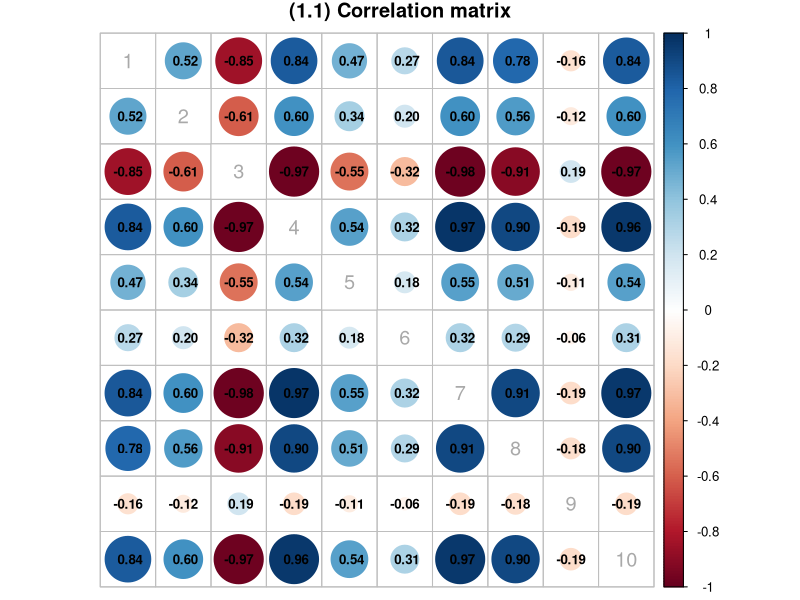
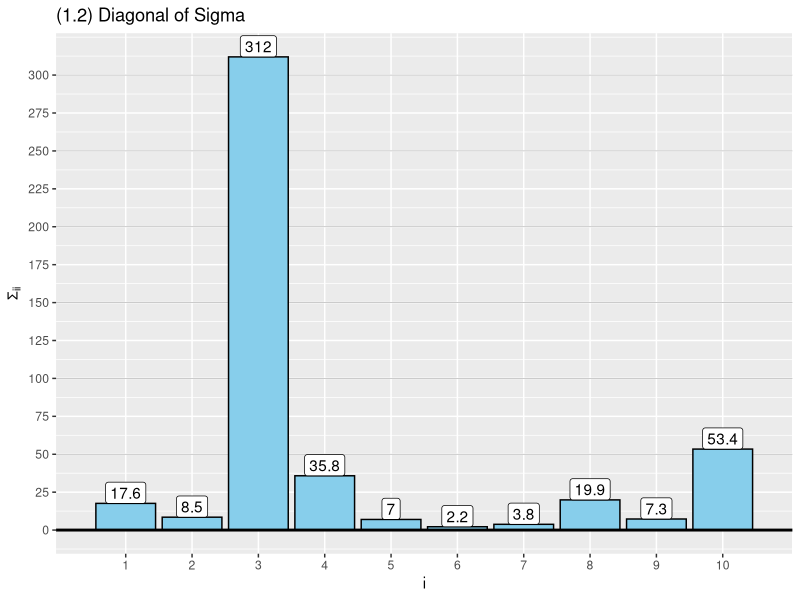
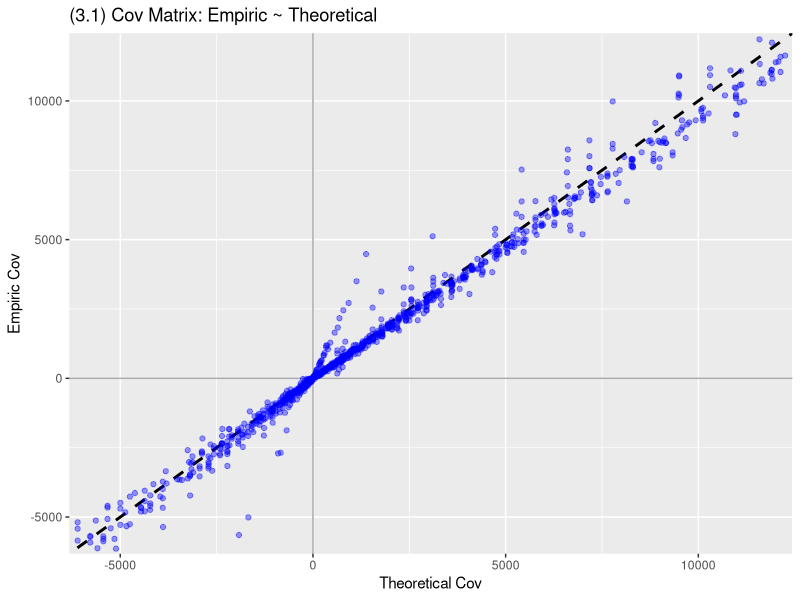
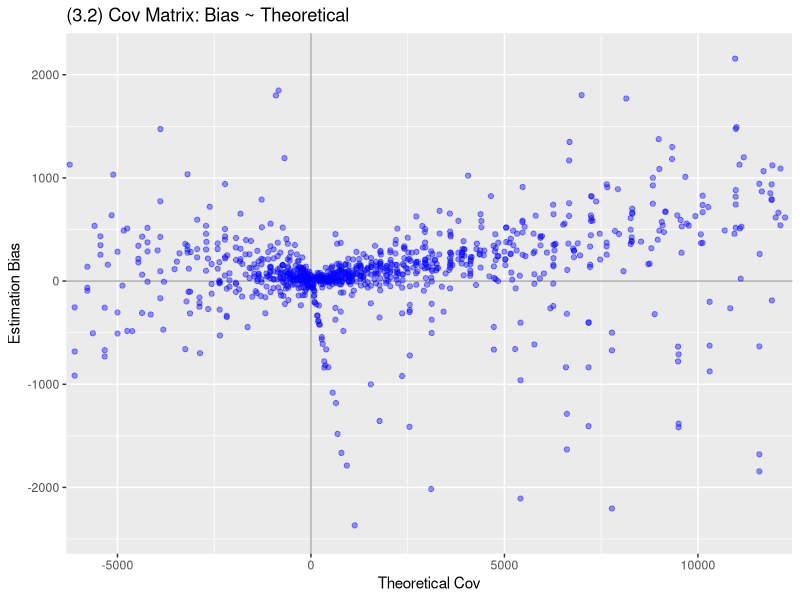
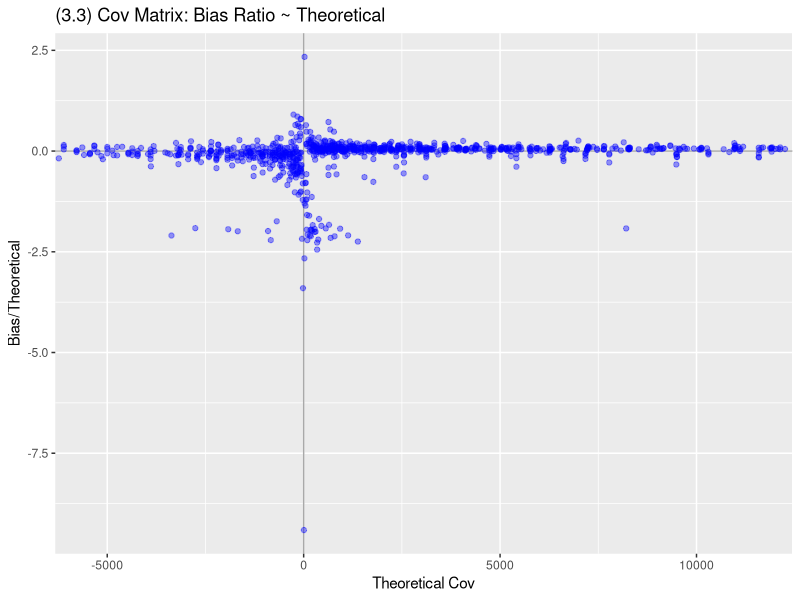
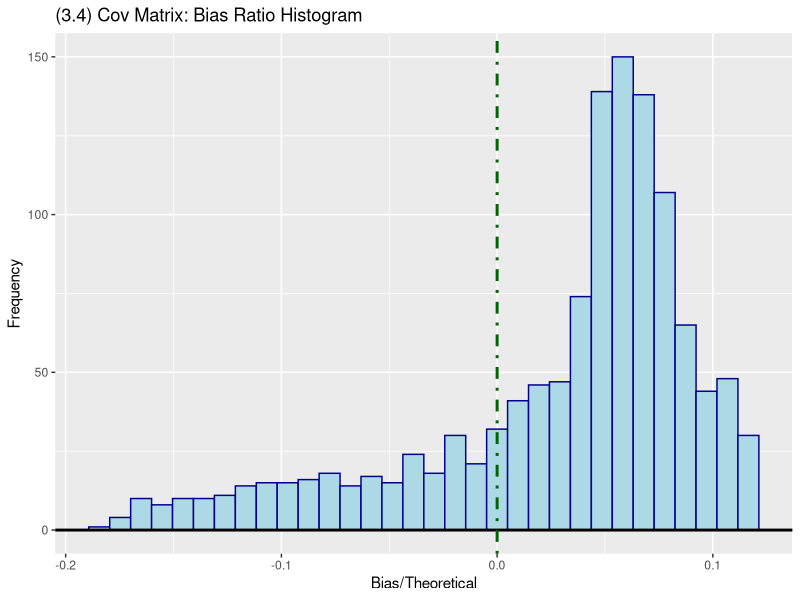
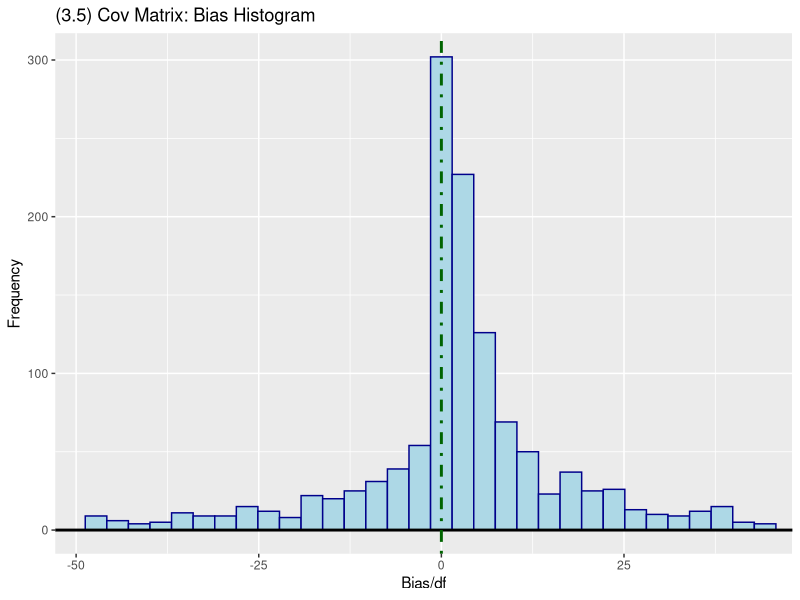
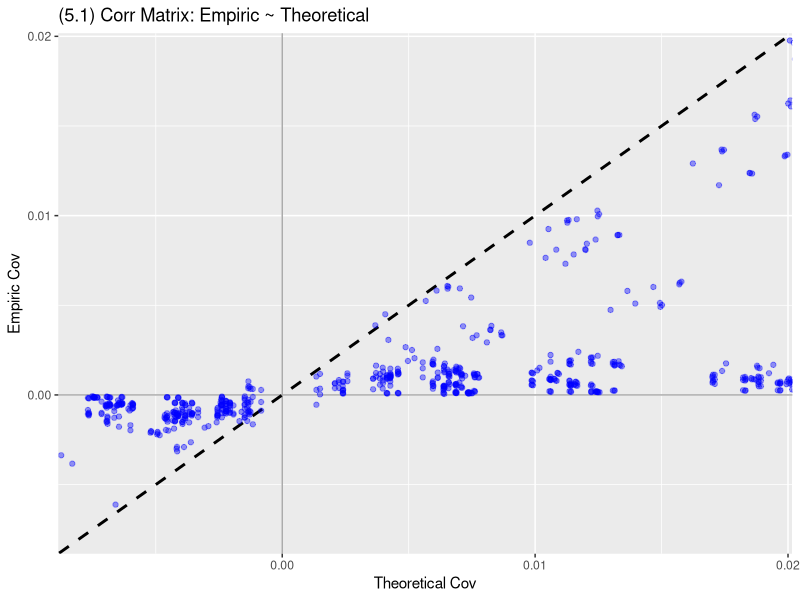

Recreate these plots in R, in order.
## ---- chunk 1
knitr::opts_chunk$set(echo = TRUE)
knitr::opts_chunk$set(fig.width=12, fig.height=5) 
## ---- chunk 2
library(abind)
library(corrplot)
library(dplyr)
library(ggplot2)
library(knitr)
library(matrixcalc)
library(tidyr)

#Force symmetry, as the name implies, forces symmetry on a matrix
force_symmetry <- function(MATR) return((MATR + t(MATR))/2)
## ---- chunk 3
p <- 10
location.par <- 2
scale.par <- 1

set.seed(214)
x <- as.matrix(rcauchy(p, location.par, scale.par))
real_sigma <- x%*%t(x)+diag(runif(p, 0, max(x)))
is.positive.definite(real_sigma)
rm(x, location.par, scale.par)

real_corr <- force_symmetry(cov2cor(real_sigma))
is.positive.definite(real_corr)
## ---- chunk 4
corrplot(real_corr, method = "circle", addCoef.col = "black",
         diag = FALSE, tl.pos = "d", tl.cex = 1.2,
         number.cex = .8, tl.col = "darkgrey",
         title="(1.1) Correlation matrix", mar=c(0,0,1,0))
## ---- chunk 5
data.frame(i = 1:10, Variance = round(diag(real_sigma),1)) %>% 
  ggplot(aes(x = i, y = Variance)) + 
  geom_hline(yintercept = seq(50,300,50), size = 0.2, color = "darkgrey") + 
  geom_bar(stat = "identity", fill = "skyblue", color = "black") + 
  geom_label(aes(label = Variance), position = position_dodge(0.9), vjust = 0) + 
  scale_x_discrete(limits = 1:10, labels = 1:10) + 
  scale_y_continuous(breaks = seq(0,300,25), labels = seq(0,300,25)) + 
  geom_hline(yintercept = 0, size = 1) + 
  labs(y = expression(Sigma[ii]), title = "(1.2) Diagonal of Sigma")
## ---- chunk 6
temp <- t(data.frame(Variance = round(diag(real_sigma),2)))
colnames(temp) <- 1:10
kable(temp)
## ---- chunk 7
wishart.df <- 50
returns <- 1000
## ---- chunk 8
if(wishart.df < p) warning("Lower degrees of freedom than matrix dimension")
## ---- chunk 9
results <- rWishart(returns, df = wishart.df, real_sigma)

real.cov <- function(i, j, k, l) (real_sigma[i,k]*real_sigma[j,l]
                                             + real_sigma[i,l]*real_sigma[j,k])*wishart.df

compare_estimate <- function(i,j,k,l){
  real <- real.cov(i, j, k, l)
  estimate <- cov(results[i,j,], results[k,l,])
  return(list(Index = c(i,j,k,l), Real = real, Estimate = estimate, Bias = real - estimate,
              Bias.Ratio = (real - estimate)/real))
}

m <- 0.5*p*(p+1)
covariance.matrix <- matrix(nrow = (m*(m+1)/2), ncol = 10)
colnames(covariance.matrix) <- c("V-Index_i", "M-Index_R_i", "M-Index_C_i",
                                 "V-Index_j", "M-Index_R_j", "M-Index_C_j",
                                 "Theoretical","Empiric", "Bias", "Bias.Ratio")
v1 <- numeric(0)
v2 <- numeric(0)
for(i in 1:m){
  v1 <- c(v1, rep(i, m-i+1))
  v2 <- c(v2, i:m)
}
covariance.matrix[,c(1,4)] <- cbind(v1,v2)
v1 <- numeric(0)
v2 <- numeric(0)
for(i in 1:p){
  v1 <- c(v1, rep(i, p-i+1))
  v2 <- c(v2, i:p)
}
order_vect <- cbind(v1,v2)
## ---- chunk 10
for(i in 1:(m*(m+1)/2)){
  covariance.matrix[i,2:3] <- order_vect[covariance.matrix[i,1],]
  covariance.matrix[i,5:6] <- order_vect[covariance.matrix[i,4],]
  temp <- compare_estimate(covariance.matrix[i,2], covariance.matrix[i,3],
                           covariance.matrix[i,5], covariance.matrix[i,6])
  covariance.matrix[i, 7] <- temp$Real
  covariance.matrix[i, 8] <- temp$Estimate
  covariance.matrix[i, 9] <- temp$Bias
  covariance.matrix[i, 10] <- temp$Bias.Ratio
}

rm(temp)
covariance.matrix <- as.data.frame(covariance.matrix)
## ---- chunk 11
covariance.matrix <- mutate(covariance.matrix, Bias_n = Bias/wishart.df)
quant <- function(Col, tail = 0.2){
  quantile(covariance.matrix[[Col]], probs = c(tail, 1 - tail))
}

ggplot(covariance.matrix, aes(x = Theoretical, y = Empiric)) + 
  geom_hline(yintercept = 0, col = "darkgrey") + geom_vline(xintercept = 0, col = "darkgrey") + 
  geom_abline(intercept = 0, slope = 1, linetype = 2, size = 1) + 
  geom_point(color = "blue", alpha = 0.4) + 
  labs(title = "(3.1) Cov Matrix: Empiric ~ Theoretical",
       x = "Theoretical Cov",  y = "Empiric Cov") + 
  coord_cartesian(xlim = quant("Theoretical"), ylim = quant("Theoretical"))
## ---- chunk 12
ggplot(covariance.matrix, aes(x = Theoretical, y = Bias)) + 
  geom_hline(yintercept = 0, col = "darkgrey") + geom_vline(xintercept = 0, col = "darkgrey") + 
  geom_point(color = "blue", alpha = 0.4) + 
  labs(title = "(3.2) Cov Matrix: Bias ~ Theoretical",
       x = "Theoretical Cov",  y = "Estimation Bias") + 
  coord_cartesian(xlim = quant("Theoretical"), ylim = quant("Bias", 0.1))

ggplot(covariance.matrix, aes(x = Theoretical, y = Bias.Ratio)) + 
  geom_hline(yintercept = 0, col = "darkgrey") + geom_vline(xintercept = 0, col = "darkgrey") + 
  geom_point(color = "blue", alpha = 0.4) + 
  labs(title = "(3.3) Cov Matrix: Bias Ratio ~ Theoretical",
       x = "Theoretical Cov",  y = "Bias/Theoretical") + 
  coord_cartesian(xlim = quant("Theoretical", 0.2), ylim = quant("Bias.Ratio", 0))
## ---- chunk 13
filter(covariance.matrix,
       Bias.Ratio > quant("Bias.Ratio",0.1)[1], Bias.Ratio < quant("Bias.Ratio",0.1)[2]) %>%
ggplot(aes(x = Bias.Ratio)) + 
  geom_histogram(bins = ceiling(sqrt(returns)), color = "darkblue", fill = "lightblue") + 
  geom_hline(yintercept = 0, size = 1) + 
  geom_vline(xintercept = 0, linetype = 4, size = 1, color = "darkgreen") + 
  labs(title = "(3.4) Cov Matrix: Bias Ratio Histogram",
       x = "Bias/Theoretical",  y = "Frequency")

filter(covariance.matrix, Bias > quant("Bias",0.1)[1], Bias < quant("Bias",0.1)[2]) %>%
  ggplot(aes(x = Bias_n)) + 
  geom_histogram(bins = ceiling(sqrt(returns)), color = "darkblue", fill = "lightblue") + 
  geom_hline(yintercept = 0, size = 1) + 
  geom_vline(xintercept = 0, linetype = 4, size = 1, color = "darkgreen") + 
  labs(title = "(3.5) Cov Matrix: Bias Histogram",
       x = "Bias/df",  y = "Frequency") + 
  coord_cartesian(xlim = quant("Bias_n", 0.1))
## ---- chunk 14
rm(order_vect, i, v1, v2)
## ---- chunk 15
results2 <- array(dim = dim(results))
for(i in 1:returns) results2[,,i] <- force_symmetry(cov2cor(results[,,i]))
real.cov2 <- function(i, j, k, l) (real_corr[i,k]*real_corr[j,l]
                                             + real_corr[i,l]*real_corr[j,k])/wishart.df

compare_estimate2 <- function(i,j,k,l){
  real <- real.cov2(i, j, k, l)
  estimate <- cov(results2[i,j,], results2[k,l,])
  return(list(Index = c(i,j,k,l), Real = real, Estimate = estimate, Bias = real - estimate,
              Bias.Ratio = (real - estimate)/real))
}

m <- 0.5*p*(p-1)
covariance.matrix2 <- matrix(nrow = (m*(m+1)/2), ncol = 10)
colnames(covariance.matrix2) <- c("V-Index_i", "M-Index_R_i", "M-Index_C_i",
                                 "V-Index_j", "M-Index_R_j", "M-Index_C_j",
                                 "Theoretical","Empiric", "Bias", "Bias.Ratio")
## ---- chunk 16
v1 <- numeric(0)
v2 <- numeric(0)
for(i in 1:m){
  v1 <- c(v1, rep(i, m-i+1))
  v2 <- c(v2, i:m)
}
covariance.matrix2[,c(1,4)] <- cbind(v1,v2)

v1 <- numeric(0)
v2 <- numeric(0)
for(i in 1:(p-1)){
  v1 <- c(v1, rep(i, p-i))
  v2 <- c(v2, (i+1):p)
}
order_vect <- cbind(v1,v2)
## ---- chunk 17
for(i in 1:(m*(m+1)/2)){
  covariance.matrix2[i,2:3] <- order_vect[covariance.matrix2[i,1],]
  covariance.matrix2[i,5:6] <- order_vect[covariance.matrix2[i,4],]
  temp <- compare_estimate2(covariance.matrix2[i,2], covariance.matrix2[i,3],
                            covariance.matrix2[i,5], covariance.matrix2[i,6])
  covariance.matrix2[i, 7] <- temp$Real
  covariance.matrix2[i, 8] <- temp$Estimate
  covariance.matrix2[i, 9] <- temp$Bias
  covariance.matrix2[i, 10] <- temp$Bias.Ratio
}

rm(temp)
covariance.matrix2 <- as.data.frame(covariance.matrix2)
## ---- chunk 18
quant2 <- function(Col, tail = 0.2){
  quantile(covariance.matrix2[[Col]], probs = c(tail, 1 - tail))
}

ggplot(covariance.matrix2, aes(x = Theoretical, y = Empiric)) + 
  geom_hline(yintercept = 0, col = "darkgrey") + geom_vline(xintercept = 0, col = "darkgrey") + 
  geom_abline(intercept = 0, slope = 1, linetype = 2, size = 1) + 
  geom_point(color = "blue", alpha = 0.4) + 
  labs(title = "(5.1) Corr Matrix: Empiric ~ Theoretical",
       x = "Theoretical Cov",  y = "Empiric Cov") + 
  coord_cartesian(xlim = quant2("Theoretical"), ylim = quant2("Theoretical"))
## ---- chunk 19
ggplot(covariance.matrix2, aes(x = Theoretical, y = Bias)) + 
  geom_hline(yintercept = 0, col = "darkgrey") + geom_vline(xintercept = 0, col = "darkgrey") + 
  geom_point(color = "blue", alpha = 0.4) + 
  labs(title = "(5.2) Corr Matrix: Bias ~ Theoretical",
       x = "Theoretical Cov",  y = "Estimation Bias") + 
  coord_cartesian(xlim = quant2("Theoretical"), ylim = quant2("Bias", 0.1))
## ---- chunk 20
ggplot(covariance.matrix2, aes(x = Theoretical, y = Bias.Ratio)) + 
  geom_hline(yintercept = 0, col = "darkgrey") + geom_vline(xintercept = 0, col = "darkgrey") + 
  geom_point(color = "blue", alpha = 0.4) + 
  labs(title = "(5.3) Corr Matrix: Bias Ratio ~ Theoretical",
       x = "Theoretical Cov",  y = "Bias/Theoretical") + 
  coord_cartesian(xlim = quant2("Theoretical", 0.2), ylim = quant2("Bias.Ratio", 0))

ggplot(covariance.matrix2, aes(x = Bias.Ratio)) + 
  geom_histogram(bins = ceiling(sqrt(returns)), color = "darkblue", fill = "lightblue") + 
  geom_hline(yintercept = 0, size = 1) + 
  geom_vline(xintercept = 0, linetype = 4, size = 1, color = "darkgreen") + 
  labs(title = "(5.4) Corr Matrix: Bias Ratio Histogram",
       x = "Bias/Theoretical",  y = "Frequency")

filter(covariance.matrix2, Bias > quant2("Bias",0.1)[1], Bias < quant2("Bias",0.1)[2]) %>%
  ggplot(aes(x = Bias)) + 
  geom_histogram(bins = ceiling(sqrt(returns)), color = "darkblue", fill = "lightblue") + 
  geom_hline(yintercept = 0, size = 1) + 
  geom_vline(xintercept = 0, linetype = 4, size = 1, color = "darkgreen") + 
  labs(title = "(5.5) Corr Matrix: Bias Histogram",
       x = "Bias",  y = "Frequency") + 
  coord_cartesian(xlim = quant2("Bias", 0.1))
## ---- chunk 21
lm_model <- lm(Empiric ~ Theoretical, data = covariance.matrix2)
summary(lm_model)

covariance.matrix3 <- covariance.matrix2 %>%
                      mutate(Theoretical_N = Theoretical * lm_model$coefficients["Theoretical"],
                             Empiric_N = Empiric,
                             Bias_N = Empiric_N - Theoretical,
                             Bias.Ratio_N = Bias_N/Theoretical) %>%
                      select(ends_with("_N"))
## ---- chunk 22
ggplot(covariance.matrix3, aes(x = Theoretical_N, y = Empiric_N)) + 
  geom_hline(yintercept = 0, col = "darkgrey") + geom_vline(xintercept = 0, col = "darkgrey") + 
  geom_abline(intercept = 0, slope = 1, linetype = 2, size = 1) + 
  geom_point(color = "blue", alpha = 0.4) + 
  labs(title = "(6.1) lm Corr Matrix: Empiric ~ Theoretical",
       x = "Theoretical Cov",  y = "Empiric Cov") 
  
ggplot(covariance.matrix3, aes(x = Theoretical_N, y = Bias_N)) + 
  geom_hline(yintercept = 0, col = "darkgrey") + geom_vline(xintercept = 0, col = "darkgrey") + 
  geom_point(color = "blue", alpha = 0.4) + 
  labs(title = "(6.2) lm Corr Matrix: Bias ~ Theoretical",
       x = "Theoretical Cov",  y = "Estimation Bias")
## ---- chunk 23
sigma <- 0.1
Zmat <- matrix(rnorm(returns*p, 1, sigma),
               nrow = returns, ncol = p)
while(sum(Zmat<0) > 0) Zmat <- matrix(rnorm(returns*p, 1, sigma),
                                      nrow = returns, ncol = p)
## ---- chunk 24
Zmat %>% as.vector() %>% data.frame() %>%
  ggplot(aes(x=.)) +
  geom_histogram(bins = sqrt(round(returns)), color = "black", fill = "lightblue") + 
  geom_hline(yintercept = 0, size = 1) + 
  labs(title = "Histogram of Z", x = "Z", y = "Frequency")
## ---- chunk 25
results4 <- array(dim = dim(results))

for(i in 1:returns) {
  tempZ <- sqrt(diag(Zmat[i,]))
  results4[,,i] <- (tempZ %*% results2[,,i]  %*% tempZ) %>% force_symmetry()
}
rm(tempZ)
## ---- chunk 26
compare_estimate4 <- function(i,j,k,l){
  real <- real.cov2(i, j, k, l)
  estimate <- cov(results4[i,j,], results4[k,l,])
  return(list(Index = c(i,j,k,l), Real = real, Estimate = estimate, Bias = real - estimate,
              Bias.Ratio = (real - estimate)/real))
}
## ---- chunk 27
m <- 0.5*p*(p+1)
covariance.matrix4 <- matrix(nrow = (m*(m+1)/2), ncol = 10)
colnames(covariance.matrix4) <- c("V-Index_i", "M-Index_R_i", "M-Index_C_i",
                                 "V-Index_j", "M-Index_R_j", "M-Index_C_j",
                                 "Theoretical","Empiric", "Bias", "Bias.Ratio")
v1 <- numeric(0)
v2 <- numeric(0)
for(i in 1:m){
  v1 <- c(v1, rep(i, m-i+1))
  v2 <- c(v2, i:m)
}
covariance.matrix4[,c(1,4)] <- cbind(v1,v2)

v1 <- numeric(0)
v2 <- numeric(0)
for(i in 1:p){
  v1 <- c(v1, rep(i, p-i+1))
  v2 <- c(v2, i:p)
}
order_vect <- cbind(v1,v2)
for(i in 1:(m*(m+1)/2)){
  covariance.matrix4[i,2:3] <- order_vect[covariance.matrix4[i,1],]
  covariance.matrix4[i,5:6] <- order_vect[covariance.matrix4[i,4],]
  temp <- compare_estimate4(covariance.matrix4[i,2], covariance.matrix4[i,3],
                           covariance.matrix4[i,5], covariance.matrix4[i,6])
  covariance.matrix4[i, 7] <- temp$Real
  covariance.matrix4[i, 8] <- temp$Estimate
  covariance.matrix4[i, 9] <- temp$Bias
  covariance.matrix4[i, 10] <- temp$Bias.Ratio
}

rm(temp)
covariance.matrix4 <- as.data.frame(covariance.matrix4)
## ---- chunk 28
ggplot(covariance.matrix4, aes(x = Theoretical, y = Empiric)) + 
  geom_hline(yintercept = 0, col = "darkgrey") + geom_vline(xintercept = 0, col = "darkgrey") + 
  geom_abline(intercept = 0, slope = 1, linetype = 2, size = 1) + 
  geom_point(color = "blue", alpha = 0.4) + 
  labs(title = "(7.1) Corr Matrix (w. Noise): Empiric ~ Theoretical",
       x = "Theoretical Cov",  y = "Empiric Cov") 
## ---- chunk 29
ggplot(covariance.matrix4, aes(x = Theoretical, y = Bias)) + 
  geom_hline(yintercept = 0, col = "darkgrey") + geom_vline(xintercept = 0, col = "darkgrey") + 
  geom_point(color = "blue", alpha = 0.4) + 
  labs(title = "(7.2) Corr Matrix (w. Noise): Bias  ~ Theoretical",
       x = "Theoretical Cov",  y = "Bias")

ggplot(covariance.matrix4, aes(x = Theoretical, y = Bias.Ratio)) + 
  geom_hline(yintercept = 0, col = "darkgrey") + geom_vline(xintercept = 0, col = "darkgrey") + 
  geom_point(color = "blue", alpha = 0.4) + 
  labs(title = "(7.3) Corr Matrix (w. Noise): Bias Ratio ~ Theoretical",
       x = "Theoretical Cov",  y = "Bias/Theoretical")


## ---- chunk 30
results5 <- array(dim = dim(results))
temp_var <- diag(diag(real_sigma)^(-0.5))

for(i in 1:returns) {
  results5[,,i] <- (temp_var %*% (results[,,i]/wishart.df)  %*% temp_var) %>% force_symmetry()
}

## ---- chunk 31
compare_estimate5 <- function(i,j,k,l){
  real <- real.cov2(i, j, k, l)
  estimate <- cov(results5[i,j,], results5[k,l,])
  return(list(Index = c(i,j,k,l), Real = real, Estimate = estimate, Bias = real - estimate,
              Bias.Ratio = (real - estimate)/real))
}

m <- 0.5*p*(p+1)
covariance.matrix5 <- matrix(nrow = (m*(m+1)/2), ncol = 10)
colnames(covariance.matrix5) <- c("V-Index_i", "M-Index_R_i", "M-Index_C_i",
                                 "V-Index_j", "M-Index_R_j", "M-Index_C_j",
                                 "Theoretical","Empiric", "Bias", "Bias.Ratio")
v1 <- numeric(0)
v2 <- numeric(0)
for(i in 1:m){
  v1 <- c(v1, rep(i, m-i+1))
  v2 <- c(v2, i:m)
}
covariance.matrix5[,c(1,4)] <- cbind(v1,v2)
v1 <- numeric(0)
v2 <- numeric(0)
for(i in 1:p){
  v1 <- c(v1, rep(i, p-i+1))
  v2 <- c(v2, i:p)
}
order_vect <- cbind(v1,v2)
for(i in 1:(m*(m+1)/2)){
  covariance.matrix5[i,2:3] <- order_vect[covariance.matrix5[i,1],]
  covariance.matrix5[i,5:6] <- order_vect[covariance.matrix5[i,4],]
  temp <- compare_estimate5(covariance.matrix5[i,2], covariance.matrix5[i,3],
                           covariance.matrix5[i,5], covariance.matrix5[i,6])
  covariance.matrix5[i, 7] <- temp$Real
  covariance.matrix5[i, 8] <- temp$Estimate
  covariance.matrix5[i, 9] <- temp$Bias
  covariance.matrix5[i, 10] <- temp$Bias.Ratio
}

rm(temp)
covariance.matrix5 <- as.data.frame(covariance.matrix5)
## ---- chunk 32
quant <- function(Col, tail = 0.1){
  quantile(covariance.matrix5[[Col]], probs = c(tail, 1 - tail))
}

ggplot(covariance.matrix5, aes(x = Theoretical, y = Empiric)) + 
  geom_hline(yintercept = 0, col = "darkgrey") + geom_vline(xintercept = 0, col = "darkgrey") + 
  geom_abline(intercept = 0, slope = 1, linetype = 2, size = 1) + 
  geom_point(color = "blue", alpha = 0.4) + 
  labs(title = "(8.1) Cor Matrix (w. real variances): Empiric ~ Theoretical",
       x = "Theoretical Cov",  y = "Empiric Cov") + 
  coord_cartesian(xlim = quant("Theoretical"), ylim = quant("Theoretical"))
## ---- chunk 33
ggplot(covariance.matrix5, aes(x = Theoretical, y = Bias)) + 
  geom_hline(yintercept = 0, col = "darkgrey") + geom_vline(xintercept = 0, col = "darkgrey") + 
  geom_point(color = "blue", alpha = 0.4) + 
  labs(title = "(8.2) Cor Matrix (w. real variances): Bias ~ Theoretical",
       x = "Theoretical Cov",  y = "Estimation Bias")
## ---- chunk 34
ggplot(covariance.matrix5, aes(x = Theoretical, y = Bias.Ratio)) + 
  geom_hline(yintercept = 0, col = "darkgrey") + geom_vline(xintercept = 0, col = "darkgrey") + 
  geom_point(color = "blue", alpha = 0.4) + 
  labs(title = "(8.3) Cor Matrix (w. real variances): Bias Ratio ~ Theoretical",
       x = "Theoretical Cov",  y = "Bias/Theoretical")

## ---- chunk 35
filter(covariance.matrix5,
       Bias.Ratio > quant("Bias.Ratio",0.1)[1], Bias.Ratio < quant("Bias.Ratio",0.1)[2]) %>%
ggplot(aes(x = Bias.Ratio)) + 
  geom_histogram(bins = ceiling(sqrt(returns)), color = "darkblue", fill = "lightblue") + 
  geom_hline(yintercept = 0, size = 1) + 
  geom_vline(xintercept = 0, linetype = 4, size = 1, color = "darkgreen") + 
  labs(title = "(8.4) Cor Matrix (w. real variances): Bias Ratio Histogram",
       x = "Bias/Theoretical",  y = "Frequency")

#filter(covariance.matrix5, Bias > quant("Bias",0.1)[1], Bias < quant("Bias",0.1)[2]) %>%
ggplot(covariance.matrix5, aes(x = Bias)) + 
  geom_histogram(bins = ceiling(sqrt(returns)), color = "darkblue", fill = "lightblue") + 
  geom_hline(yintercept = 0, size = 1) + 
  geom_vline(xintercept = 0, linetype = 4, size = 1, color = "darkgreen") + 
  labs(title = "(8.5) Cor Matrix (w. real variances): Bias Histogram",
       x = "Bias",  y = "Frequency")
